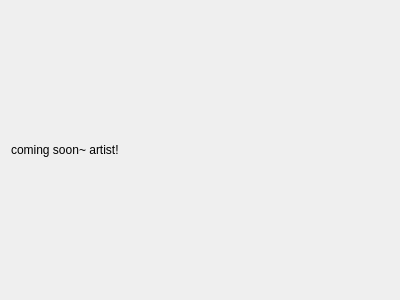
<?xml version="1.0" encoding="UTF-8"?>
<ui version="4.0">
 <class>QueueArtist</class>
 <widget class="QWidget" name="QueueArtist">
  <property name="geometry">
   <rect>
    <x>0</x>
    <y>0</y>
    <width>400</width>
    <height>300</height>
   </rect>
  </property>
  <property name="windowTitle">
   <string>Form</string>
  </property>
  <layout class="QGridLayout" name="gridLayout">
   <item row="0" column="0">
    <widget class="QLabel" name="label">
     <property name="text">
      <string>coming soon~ artist!</string>
     </property>
    </widget>
   </item>
  </layout>
 </widget>
 <resources/>
 <connections/>
</ui>
